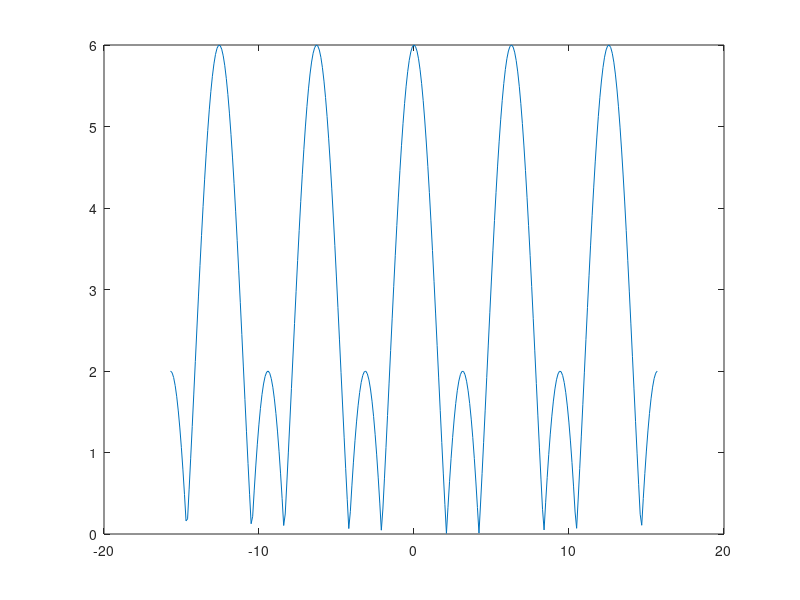

Write the MATLAB code that produced this figure.
n=[1 1 1 ]; 
pomak=1; 
[H,w]=freqz(n,1,[-5*pi:0.1:5*pi]);
H=H.*exp(-j*w*pomak);
plot(w,abs(H)+abs(H));
H=abs(H).*abs(H)
E=sum(H)